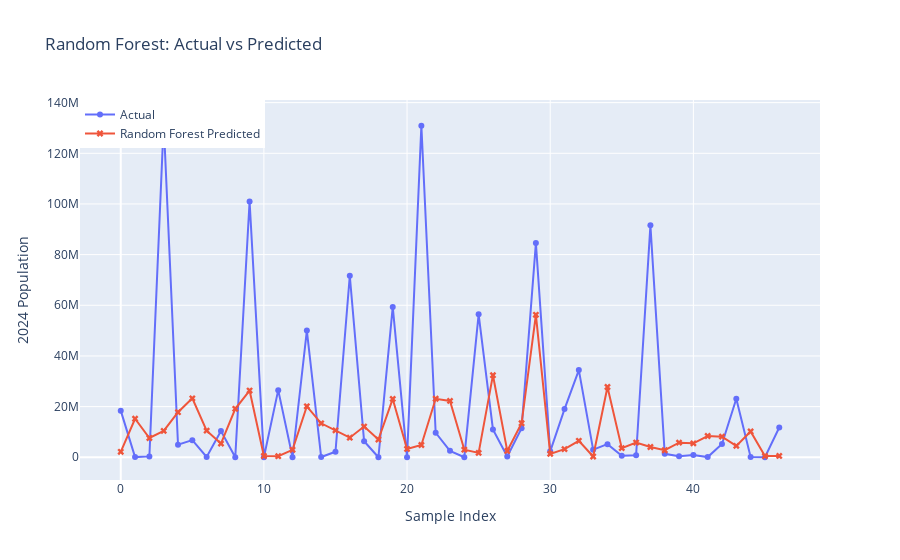

Here is the notebook cell this chart was saved with:
### Markdown cell above
## Random Forest

### Code cell
import plotly.graph_objects as go

fig = go.Figure()
fig.add_trace(go.Scatter(
    y=y_test.values[:50],
    mode='lines+markers',
    name='Actual',
    marker=dict(symbol='circle'),
    hovertext=[f"Actual: {val}" for val in y_test.values[:50]],
    hoverinfo='text+y'
))
fig.add_trace(go.Scatter(
    y=y_pred_rf[:50],
    mode='lines+markers',
    name='Random Forest Predicted',
    marker=dict(symbol='x'),
    hovertext=[f"Predicted: {val:.0f}" for val in y_pred_rf[:50]],
    hoverinfo='text+y'
))
fig.update_layout(
    title="Random Forest: Actual vs Predicted",
    xaxis_title="Sample Index",
    yaxis_title="2024 Population",
    legend=dict(x=0, y=1),
    hovermode='x unified'
)
from sklearn.ensemble import RandomForestRegressor
    
    # Train Random Forest model
rf_model = RandomForestRegressor(random_state=42)
rf_model.fit(X_train, y_train)
y_pred_rf = rf_model.predict(X_test)

fig.show()

### Figure 1 — Plotly figure (JSON) as saved in the notebook; plotly's stock layout.template omitted (floating-point values rounded to 4 significant figures)
{"data": [{"hoverinfo": "text+y", "hovertext": ["Actual: 18406359", "Actual: 55400", "Actual: 343195", "Actual: 132059767", "Actual: 4934507", "Actual: 6757689", "Actual: 104175", "Actual: 10336577", "Actual: 39471", "Actual: 100987686", "Actual: 11277", "Actual: 26498823", "Actual: 5628", "Actual: 50015092", "Actual: 81938", "Actual: 2201352", "Actual: 71668011", "Actual: 6332961", "Actual: 11258", "Actual: 59342867", "Actual: 46765", "Actual: 130861007", "Actual: 9676135", "Actual: 2538952", "Actual: 17695", "Actual: 56432944", "Actual: 10979783", "Actual: 308522", "Actual: 11427557", "Actual: 84552242", "Actual: 2337423", "Actual: 19015088", "Actual: 34427414", "Actual: 2973840", "Actual: 5169395", "Actual: 590506", "Actual: 819198", "Actual: 91567738", "Actual: 1358282", "Actual: 401283", "Actual: 878591", "Actual: 66205", "Actual: 5213944", "Actual: 23103565", "Actual: 84905", "Actual: 4389", "Actual: 11738763"], "marker": {"symbol": "circle"}, "mode": "lines+markers", "name": "Actual", "type": "scatter", "y": [18406359, 55400, 343195, 132059767, 4934507, 6757689, 104175, 10336577, 39471, 100987686, 11277, 26498823, 5628, 50015092, 81938, 2201352, 71668011, 6332961, 11258, 59342867, 46765, 130861007, 9676135, 2538952, 17695, 56432944, 10979783, 308522, 11427557, 84552242, 2337423, 19015088, 34427414, 2973840, 5169395, 590506, 819198, 91567738, 1358282, 401283, 878591, 66205, 5213944, 23103565, 84905, 4389, 11738763]}, {"hoverinfo": "text+y", "hovertext": ["Predicted: 2159576", "Predicted: 15202719", "Predicted: 7601326", "Predicted: 10420372", "Predicted: 17795943", "Predicted: 23265677", "Predicted: 10502659", "Predicted: 5391067", "Predicted: 19140923", "Predicted: 26334457", "Predicted: 503547", "Predicted: 411536", "Predicted: 2944289", "Predicted: 20118224", "Predicted: 13412981", "Predicted: 10619834", "Predicted: 7729554", "Predicted: 12127920", "Predicted: 6997643", "Predicted: 23035320", "Predicted: 3274251", "Predicted: 4841366", "Predicted: 23091553", "Predicted: 22250339", "Predicted: 2984167", "Predicted: 1729040", "Predicted: 32398886", "Predicted: 2498460", "Predicted: 13417986", "Predicted: 56246759", "Predicted: 1336972", "Predicted: 3220644", "Predicted: 6495344", "Predicted: 307736", "Predicted: 27728506", "Predicted: 3594515", "Predicted: 5805471", "Predicted: 4058382", "Predicted: 2766435", "Predicted: 5772254", "Predicted: 5490606", "Predicted: 8387432", "Predicted: 8128038", "Predicted: 4495196", "Predicted: 10177451", "Predicted: 504884", "Predicted: 512206"], "marker": {"symbol": "x"}, "mode": "lines+markers", "name": "Random Forest Predicted", "type": "scatter", "y": [2160000.0, 15200000.0, 7601000.0, 10420000.0, 17800000.0, 23270000.0, 10500000.0, 5391000.0, 19140000.0, 26330000.0, 503500.0, 411500.0, 2944000.0, 20120000.0, 13410000.0, 10620000.0, 7730000.0, 12130000.0, 6998000.0, 23040000.0, 3274000.0, 4841000.0, 23090000.0, 22250000.0, 2984000.0, 1729000.0, 32400000.0, 2498000.0, 13420000.0, 56250000.0, 1337000.0, 3221000.0, 6495000.0, 307700.0, 27730000.0, 3595000.0, 5805000.0, 4058000.0, 2766000.0, 5772000.0, 5491000.0, 8387000.0, 8128000.0, 4495000.0, 10180000.0, 504900.0, 512200.0]}], "layout": {"hovermode": "x unified", "legend": {"x": 0, "y": 1}, "title": {"text": "Random Forest: Actual vs Predicted"}, "xaxis": {"title": {"text": "Sample Index"}}, "yaxis": {"title": {"text": "2024 Population"}}}}
